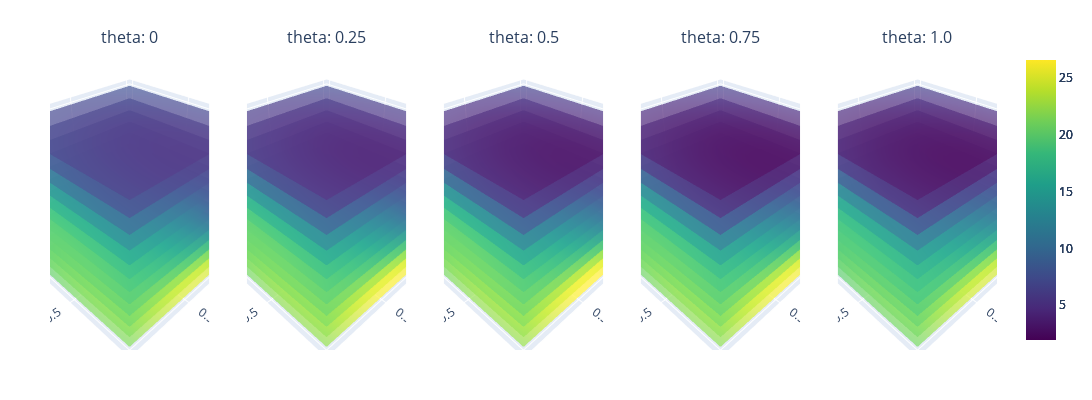

Write notebook code for a chart like this one.
### Code cell
original_bounds = torch.tensor([[x_all[:,0].min(), x_all[:,1].min(), x_all[:,2].min(), x_all[:,3].min()], [x_all[:,0].max(), x_all[:,1].max(), x_all[:,2].max(), x_all[:,3].max()]])
random.seed(42)
random_indices = random.sample(range(x_all.shape[0]), 10)
x_train, _ = ground_truth_pool(lhs_data)
nx_train = normalize(x_train, bounds=original_bounds) # normalized data for training

x_train_df = pd.DataFrame(x_train.numpy(), columns=['n', 'theta', 'r', 't']) # Converted dataframe of the training data
matching_index = find_nearest_rows(x_inputs,x_train_df) # THe cloeset indecies
y_train,y_train_var = ground_truth_value(matching_index) # Train_y and train y var. Variance exists is multiple of the same rows exist

nx_all = normalize(x_all,original_bounds)

# Step 1: Initialize your model
gp_model = GaussianModelC(x_train=nx_train, y_train=y_train, y_train_var=y_train_var, bounds=original_bounds)

# Step 2: Initialize Plotting class
variable_combinations = [('n', 'r', 't'), ('theta', 'r', 't'), ('n', 't', 'theta')]
plotting = Plotting(gp_model, variable_combinations=variable_combinations)

combination = variable_combinations[0]

minmax = [y_train.min(), y_train.max()]
plotting.sliced_plotting(combination, minmax)

### Figure 1 — Plotly figure (JSON) as saved in the notebook; plotly's stock layout.template omitted (floating-point values rounded to 4 significant figures; data arrays with more than 128 entries replaced by an {"elided": "..."} marker saying what was removed)
{"data": [{"cmax": 26.55, "cmin": 1.95, "colorscale": [[0, "#440154"], [0.1111, "#482878"], [0.2222, "#3e4989"], [0.3333, "#31688e"], [0.4444, "#26828e"], [0.5556, "#1f9e89"], [0.6667, "#35b779"], [0.7778, "#6ece58"], [0.8889, "#b5de2b"], [1, "#fde725"]], "opacity": 0.7, "scene": "scene", "showscale": true, "surfacecolor": {"elided": "20x20 float values"}, "type": "surface", "x": {"elided": "20x20 float values"}, "y": {"elided": "20x20 float values"}, "z": {"elided": "20x20 float values"}}, {"cmax": 26.55, "cmin": 1.95, "colorscale": [[0, "#440154"], [0.1111, "#482878"], [0.2222, "#3e4989"], [0.3333, "#31688e"], [0.4444, "#26828e"], [0.5556, "#1f9e89"], [0.6667, "#35b779"], [0.7778, "#6ece58"], [0.8889, "#b5de2b"], [1, "#fde725"]], "opacity": 0.7, "scene": "scene2", "showscale": true, "surfacecolor": {"elided": "20x20 float values"}, "type": "surface", "x": {"elided": "20x20 float values"}, "y": {"elided": "20x20 float values"}, "z": {"elided": "20x20 float values"}}, {"cmax": 26.55, "cmin": 1.95, "colorscale": [[0, "#440154"], [0.1111, "#482878"], [0.2222, "#3e4989"], [0.3333, "#31688e"], [0.4444, "#26828e"], [0.5556, "#1f9e89"], [0.6667, "#35b779"], [0.7778, "#6ece58"], [0.8889, "#b5de2b"], [1, "#fde725"]], "opacity": 0.7, "scene": "scene3", "showscale": true, "surfacecolor": {"elided": "20x20 float values"}, "type": "surface", "x": {"elided": "20x20 float values"}, "y": {"elided": "20x20 float values"}, "z": {"elided": "20x20 float values"}}, {"cmax": 26.55, "cmin": 1.95, "colorscale": [[0, "#440154"], [0.1111, "#482878"], [0.2222, "#3e4989"], [0.3333, "#31688e"], [0.4444, "#26828e"], [0.5556, "#1f9e89"], [0.6667, "#35b779"], [0.7778, "#6ece58"], [0.8889, "#b5de2b"], [1, "#fde725"]], "opacity": 0.7, "scene": "scene4", "showscale": true, "surfacecolor": {"elided": "20x20 float values"}, "type": "surface", "x": {"elided": "20x20 float values"}, "y": {"elided": "20x20 float values"}, "z": {"elided": "20x20 float values"}}, {"cmax": 26.55, "cmin": 1.95, "colorscale": [[0, "#440154"], [0.1111, "#482878"], [0.2222, "#3e4989"], [0.3333, "#31688e"], [0.4444, "#26828e"], [0.5556, "#1f9e89"], [0.6667, "#35b779"], [0.7778, "#6ece58"], [0.8889, "#b5de2b"], [1, "#fde725"]], "opacity": 0.7, "scene": "scene5", "showscale": true, "surfacecolor": {"elided": "20x20 float values"}, "type": "surface", "x": {"elided": "20x20 float values"}, "y": {"elided": "20x20 float values"}, "z": {"elided": "20x20 float values"}}, {"cmax": 26.55, "cmin": 1.95, "colorscale": [[0, "#440154"], [0.1111, "#482878"], [0.2222, "#3e4989"], [0.3333, "#31688e"], [0.4444, "#26828e"], [0.5556, "#1f9e89"], [0.6667, "#35b779"], [0.7778, "#6ece58"], [0.8889, "#b5de2b"], [1, "#fde725"]], "opacity": 0.7, "scene": "scene", "showscale": false, "surfacecolor": {"elided": "20x20 float values"}, "type": "surface", "x": {"elided": "20x20 float values"}, "y": {"elided": "20x20 float values"}, "z": {"elided": "20x20 float values"}}, {"cmax": 26.55, "cmin": 1.95, "colorscale": [[0, "#440154"], [0.1111, "#482878"], [0.2222, "#3e4989"], [0.3333, "#31688e"], [0.4444, "#26828e"], [0.5556, "#1f9e89"], [0.6667, "#35b779"], [0.7778, "#6ece58"], [0.8889, "#b5de2b"], [1, "#fde725"]], "opacity": 0.7, "scene": "scene2", "showscale": false, "surfacecolor": {"elided": "20x20 float values"}, "type": "surface", "x": {"elided": "20x20 float values"}, "y": {"elided": "20x20 float values"}, "z": {"elided": "20x20 float values"}}, {"cmax": 26.55, "cmin": 1.95, "colorscale": [[0, "#440154"], [0.1111, "#482878"], [0.2222, "#3e4989"], [0.3333, "#31688e"], [0.4444, "#26828e"], [0.5556, "#1f9e89"], [0.6667, "#35b779"], [0.7778, "#6ece58"], [0.8889, "#b5de2b"], [1, "#fde725"]], "opacity": 0.7, "scene": "scene3", "showscale": false, "surfacecolor": {"elided": "20x20 float values"}, "type": "surface", "x": {"elided": "20x20 float values"}, "y": {"elided": "20x20 float values"}, "z": {"elided": "20x20 float values"}}, {"cmax": 26.55, "cmin": 1.95, "colorscale": [[0, "#440154"], [0.1111, "#482878"], [0.2222, "#3e4989"], [0.3333, "#31688e"], [0.4444, "#26828e"], [0.5556, "#1f9e89"], [0.6667, "#35b779"], [0.7778, "#6ece58"], [0.8889, "#b5de2b"], [1, "#fde725"]], "opacity": 0.7, "scene": "scene4", "showscale": false, "surfacecolor": {"elided": "20x20 float values"}, "type": "surface", "x": {"elided": "20x20 float values"}, "y": {"elided": "20x20 float values"}, "z": {"elided": "20x20 float values"}}, {"cmax": 26.55, "cmin": 1.95, "colorscale": [[0, "#440154"], [0.1111, "#482878"], [0.2222, "#3e4989"], [0.3333, "#31688e"], [0.4444, "#26828e"], [0.5556, "#1f9e89"], [0.6667, "#35b779"], [0.7778, "#6ece58"], [0.8889, "#b5de2b"], [1, "#fde725"]], "opacity": 0.7, "scene": "scene5", "showscale": false, "surfacecolor": {"elided": "20x20 float values"}, "type": "surface", "x": {"elided": "20x20 float values"}, "y": {"elided": "20x20 float values"}, "z": {"elided": "20x20 float values"}}, {"cmax": 26.55, "cmin": 1.95, "colorscale": [[0, "#440154"], [0.1111, "#482878"], [0.2222, "#3e4989"], [0.3333, "#31688e"], [0.4444, "#26828e"], [0.5556, "#1f9e89"], [0.6667, "#35b779"], [0.7778, "#6ece58"], [0.8889, "#b5de2b"], [1, "#fde725"]], "opacity": 0.7, "scene": "scene", "showscale": false, "surfacecolor": {"elided": "20x20 float values"}, "type": "surface", "x": {"elided": "20x20 float values"}, "y": {"elided": "20x20 float values"}, "z": {"elided": "20x20 float values"}}, {"cmax": 26.55, "cmin": 1.95, "colorscale": [[0, "#440154"], [0.1111, "#482878"], [0.2222, "#3e4989"], [0.3333, "#31688e"], [0.4444, "#26828e"], [0.5556, "#1f9e89"], [0.6667, "#35b779"], [0.7778, "#6ece58"], [0.8889, "#b5de2b"], [1, "#fde725"]], "opacity": 0.7, "scene": "scene2", "showscale": false, "surfacecolor": {"elided": "20x20 float values"}, "type": "surface", "x": {"elided": "20x20 float values"}, "y": {"elided": "20x20 float values"}, "z": {"elided": "20x20 float values"}}, {"cmax": 26.55, "cmin": 1.95, "colorscale": [[0, "#440154"], [0.1111, "#482878"], [0.2222, "#3e4989"], [0.3333, "#31688e"], [0.4444, "#26828e"], [0.5556, "#1f9e89"], [0.6667, "#35b779"], [0.7778, "#6ece58"], [0.8889, "#b5de2b"], [1, "#fde725"]], "opacity": 0.7, "scene": "scene3", "showscale": false, "surfacecolor": {"elided": "20x20 float values"}, "type": "surface", "x": {"elided": "20x20 float values"}, "y": {"elided": "20x20 float values"}, "z": {"elided": "20x20 float values"}}, {"cmax": 26.55, "cmin": 1.95, "colorscale": [[0, "#440154"], [0.1111, "#482878"], [0.2222, "#3e4989"], [0.3333, "#31688e"], [0.4444, "#26828e"], [0.5556, "#1f9e89"], [0.6667, "#35b779"], [0.7778, "#6ece58"], [0.8889, "#b5de2b"], [1, "#fde725"]], "opacity": 0.7, "scene": "scene4", "showscale": false, "surfacecolor": {"elided": "20x20 float values"}, "type": "surface", "x": {"elided": "20x20 float values"}, "y": {"elided": "20x20 float values"}, "z": {"elided": "20x20 float values"}}, {"cmax": 26.55, "cmin": 1.95, "colorscale": [[0, "#440154"], [0.1111, "#482878"], [0.2222, "#3e4989"], [0.3333, "#31688e"], [0.4444, "#26828e"], [0.5556, "#1f9e89"], [0.6667, "#35b779"], [0.7778, "#6ece58"], [0.8889, "#b5de2b"], [1, "#fde725"]], "opacity": 0.7, "scene": "scene5", "showscale": false, "surfacecolor": {"elided": "20x20 float values"}, "type": "surface", "x": {"elided": "20x20 float values"}, "y": {"elided": "20x20 float values"}, "z": {"elided": "20x20 float values"}}, {"cmax": 26.55, "cmin": 1.95, "colorscale": [[0, "#440154"], [0.1111, "#482878"], [0.2222, "#3e4989"], [0.3333, "#31688e"], [0.4444, "#26828e"], [0.5556, "#1f9e89"], [0.6667, "#35b779"], [0.7778, "#6ece58"], [0.8889, "#b5de2b"], [1, "#fde725"]], "opacity": 0.7, "scene": "scene", "showscale": false, "surfacecolor": {"elided": "20x20 float values"}, "type": "surface", "x": {"elided": "20x20 float values"}, "y": {"elided": "20x20 float values"}, "z": {"elided": "20x20 float values"}}, {"cmax": 26.55, "cmin": 1.95, "colorscale": [[0, "#440154"], [0.1111, "#482878"], [0.2222, "#3e4989"], [0.3333, "#31688e"], [0.4444, "#26828e"], [0.5556, "#1f9e89"], [0.6667, "#35b779"], [0.7778, "#6ece58"], [0.8889, "#b5de2b"], [1, "#fde725"]], "opacity": 0.7, "scene": "scene2", "showscale": false, "surfacecolor": {"elided": "20x20 float values"}, "type": "surface", "x": {"elided": "20x20 float values"}, "y": {"elided": "20x20 float values"}, "z": {"elided": "20x20 float values"}}, {"cmax": 26.55, "cmin": 1.95, "colorscale": [[0, "#440154"], [0.1111, "#482878"], [0.2222, "#3e4989"], [0.3333, "#31688e"], [0.4444, "#26828e"], [0.5556, "#1f9e89"], [0.6667, "#35b779"], [0.7778, "#6ece58"], [0.8889, "#b5de2b"], [1, "#fde725"]], "opacity": 0.7, "scene": "scene3", "showscale": false, "surfacecolor": {"elided": "20x20 float values"}, "type": "surface", "x": {"elided": "20x20 float values"}, "y": {"elided": "20x20 float values"}, "z": {"elided": "20x20 float values"}}, {"cmax": 26.55, "cmin": 1.95, "colorscale": [[0, "#440154"], [0.1111, "#482878"], [0.2222, "#3e4989"], [0.3333, "#31688e"], [0.4444, "#26828e"], [0.5556, "#1f9e89"], [0.6667, "#35b779"], [0.7778, "#6ece58"], [0.8889, "#b5de2b"], [1, "#fde725"]], "opacity": 0.7, "scene": "scene4", "showscale": false, "surfacecolor": {"elided": "20x20 float values"}, "type": "surface", "x": {"elided": "20x20 float values"}, "y": {"elided": "20x20 float values"}, "z": {"elided": "20x20 float values"}}, {"cmax": 26.55, "cmin": 1.95, "colorscale": [[0, "#440154"], [0.1111, "#482878"], [0.2222, "#3e4989"], [0.3333, "#31688e"], [0.4444, "#26828e"], [0.5556, "#1f9e89"], [0.6667, "#35b779"], [0.7778, "#6ece58"], [0.8889, "#b5de2b"], [1, "#fde725"]], "opacity": 0.7, "scene": "scene5", "showscale": false, "surfacecolor": {"elided": "20x20 float values"}, "type": "surface", "x": {"elided": "20x20 float values"}, "y": {"elided": "20x20 float values"}, "z": {"elided": "20x20 float values"}}, {"cmax": 26.55, "cmin": 1.95, "colorscale": [[0, "#440154"], [0.1111, "#482878"], [0.2222, "#3e4989"], [0.3333, "#31688e"], [0.4444, "#26828e"], [0.5556, "#1f9e89"], [0.6667, "#35b779"], [0.7778, "#6ece58"], [0.8889, "#b5de2b"], [1, "#fde725"]], "opacity": 0.7, "scene": "scene", "showscale": false, "surfacecolor": {"elided": "20x20 float values"}, "type": "surface", "x": {"elided": "20x20 float values"}, "y": {"elided": "20x20 float values"}, "z": {"elided": "20x20 float values"}}, {"cmax": 26.55, "cmin": 1.95, "colorscale": [[0, "#440154"], [0.1111, "#482878"], [0.2222, "#3e4989"], [0.3333, "#31688e"], [0.4444, "#26828e"], [0.5556, "#1f9e89"], [0.6667, "#35b779"], [0.7778, "#6ece58"], [0.8889, "#b5de2b"], [1, "#fde725"]], "opacity": 0.7, "scene": "scene2", "showscale": false, "surfacecolor": {"elided": "20x20 float values"}, "type": "surface", "x": {"elided": "20x20 float values"}, "y": {"elided": "20x20 float values"}, "z": {"elided": "20x20 float values"}}, {"cmax": 26.55, "cmin": 1.95, "colorscale": [[0, "#440154"], [0.1111, "#482878"], [0.2222, "#3e4989"], [0.3333, "#31688e"], [0.4444, "#26828e"], [0.5556, "#1f9e89"], [0.6667, "#35b779"], [0.7778, "#6ece58"], [0.8889, "#b5de2b"], [1, "#fde725"]], "opacity": 0.7, "scene": "scene3", "showscale": false, "surfacecolor": {"elided": "20x20 float values"}, "type": "surface", "x": {"elided": "20x20 float values"}, "y": {"elided": "20x20 float values"}, "z": {"elided": "20x20 float values"}}, {"cmax": 26.55, "cmin": 1.95, "colorscale": [[0, "#440154"], [0.1111, "#482878"], [0.2222, "#3e4989"], [0.3333, "#31688e"], [0.4444, "#26828e"], [0.5556, "#1f9e89"], [0.6667, "#35b779"], [0.7778, "#6ece58"], [0.8889, "#b5de2b"], [1, "#fde725"]], "opacity": 0.7, "scene": "scene4", "showscale": false, "surfacecolor": {"elided": "20x20 float values"}, "type": "surface", "x": {"elided": "20x20 float values"}, "y": {"elided": "20x20 float values"}, "z": {"elided": "20x20 float values"}}, {"cmax": 26.55, "cmin": 1.95, "colorscale": [[0, "#440154"], [0.1111, "#482878"], [0.2222, "#3e4989"], [0.3333, "#31688e"], [0.4444, "#26828e"], [0.5556, "#1f9e89"], [0.6667, "#35b779"], [0.7778, "#6ece58"], [0.8889, "#b5de2b"], [1, "#fde725"]], "opacity": 0.7, "scene": "scene5", "showscale": false, "surfacecolor": {"elided": "20x20 float values"}, "type": "surface", "x": {"elided": "20x20 float values"}, "y": {"elided": "20x20 float values"}, "z": {"elided": "20x20 float values"}}, {"cmax": 26.55, "cmin": 1.95, "colorscale": [[0, "#440154"], [0.1111, "#482878"], [0.2222, "#3e4989"], [0.3333, "#31688e"], [0.4444, "#26828e"], [0.5556, "#1f9e89"], [0.6667, "#35b779"], [0.7778, "#6ece58"], [0.8889, "#b5de2b"], [1, "#fde725"]], "opacity": 0.7, "scene": "scene", "showscale": false, "surfacecolor": {"elided": "20x20 float values"}, "type": "surface", "x": {"elided": "20x20 float values"}, "y": {"elided": "20x20 float values"}, "z": {"elided": "20x20 float values"}}, {"cmax": 26.55, "cmin": 1.95, "colorscale": [[0, "#440154"], [0.1111, "#482878"], [0.2222, "#3e4989"], [0.3333, "#31688e"], [0.4444, "#26828e"], [0.5556, "#1f9e89"], [0.6667, "#35b779"], [0.7778, "#6ece58"], [0.8889, "#b5de2b"], [1, "#fde725"]], "opacity": 0.7, "scene": "scene2", "showscale": false, "surfacecolor": {"elided": "20x20 float values"}, "type": "surface", "x": {"elided": "20x20 float values"}, "y": {"elided": "20x20 float values"}, "z": {"elided": "20x20 float values"}}, {"cmax": 26.55, "cmin": 1.95, "colorscale": [[0, "#440154"], [0.1111, "#482878"], [0.2222, "#3e4989"], [0.3333, "#31688e"], [0.4444, "#26828e"], [0.5556, "#1f9e89"], [0.6667, "#35b779"], [0.7778, "#6ece58"], [0.8889, "#b5de2b"], [1, "#fde725"]], "opacity": 0.7, "scene": "scene3", "showscale": false, "surfacecolor": {"elided": "20x20 float values"}, "type": "surface", "x": {"elided": "20x20 float values"}, "y": {"elided": "20x20 float values"}, "z": {"elided": "20x20 float values"}}, {"cmax": 26.55, "cmin": 1.95, "colorscale": [[0, "#440154"], [0.1111, "#482878"], [0.2222, "#3e4989"], [0.3333, "#31688e"], [0.4444, "#26828e"], [0.5556, "#1f9e89"], [0.6667, "#35b779"], [0.7778, "#6ece58"], [0.8889, "#b5de2b"], [1, "#fde725"]], "opacity": 0.7, "scene": "scene4", "showscale": false, "surfacecolor": {"elided": "20x20 float values"}, "type": "surface", "x": {"elided": "20x20 float values"}, "y": {"elided": "20x20 float values"}, "z": {"elided": "20x20 float values"}}, {"cmax": 26.55, "cmin": 1.95, "colorscale": [[0, "#440154"], [0.1111, "#482878"], [0.2222, "#3e4989"], [0.3333, "#31688e"], [0.4444, "#26828e"], [0.5556, "#1f9e89"], [0.6667, "#35b779"], [0.7778, "#6ece58"], [0.8889, "#b5de2b"], [1, "#fde725"]], "opacity": 0.7, "scene": "scene5", "showscale": false, "surfacecolor": {"elided": "20x20 float values"}, "type": "surface", "x": {"elided": "20x20 float values"}, "y": {"elided": "20x20 float values"}, "z": {"elided": "20x20 float values"}}, {"cmax": 26.55, "cmin": 1.95, "colorscale": [[0, "#440154"], [0.1111, "#482878"], [0.2222, "#3e4989"], [0.3333, "#31688e"], [0.4444, "#26828e"], [0.5556, "#1f9e89"], [0.6667, "#35b779"], [0.7778, "#6ece58"], [0.8889, "#b5de2b"], [1, "#fde725"]], "opacity": 0.7, "scene": "scene", "showscale": false, "surfacecolor": {"elided": "20x20 float values"}, "type": "surface", "x": {"elided": "20x20 float values"}, "y": {"elided": "20x20 float values"}, "z": {"elided": "20x20 float values"}}, {"cmax": 26.55, "cmin": 1.95, "colorscale": [[0, "#440154"], [0.1111, "#482878"], [0.2222, "#3e4989"], [0.3333, "#31688e"], [0.4444, "#26828e"], [0.5556, "#1f9e89"], [0.6667, "#35b779"], [0.7778, "#6ece58"], [0.8889, "#b5de2b"], [1, "#fde725"]], "opacity": 0.7, "scene": "scene2", "showscale": false, "surfacecolor": {"elided": "20x20 float values"}, "type": "surface", "x": {"elided": "20x20 float values"}, "y": {"elided": "20x20 float values"}, "z": {"elided": "20x20 float values"}}, {"cmax": 26.55, "cmin": 1.95, "colorscale": [[0, "#440154"], [0.1111, "#482878"], [0.2222, "#3e4989"], [0.3333, "#31688e"], [0.4444, "#26828e"], [0.5556, "#1f9e89"], [0.6667, "#35b779"], [0.7778, "#6ece58"], [0.8889, "#b5de2b"], [1, "#fde725"]], "opacity": 0.7, "scene": "scene3", "showscale": false, "surfacecolor": {"elided": "20x20 float values"}, "type": "surface", "x": {"elided": "20x20 float values"}, "y": {"elided": "20x20 float values"}, "z": {"elided": "20x20 float values"}}, {"cmax": 26.55, "cmin": 1.95, "colorscale": [[0, "#440154"], [0.1111, "#482878"], [0.2222, "#3e4989"], [0.3333, "#31688e"], [0.4444, "#26828e"], [0.5556, "#1f9e89"], [0.6667, "#35b779"], [0.7778, "#6ece58"], [0.8889, "#b5de2b"], [1, "#fde725"]], "opacity": 0.7, "scene": "scene4", "showscale": false, "surfacecolor": {"elided": "20x20 float values"}, "type": "surface", "x": {"elided": "20x20 float values"}, "y": {"elided": "20x20 float values"}, "z": {"elided": "20x20 float values"}}, {"cmax": 26.55, "cmin": 1.95, "colorscale": [[0, "#440154"], [0.1111, "#482878"], [0.2222, "#3e4989"], [0.3333, "#31688e"], [0.4444, "#26828e"], [0.5556, "#1f9e89"], [0.6667, "#35b779"], [0.7778, "#6ece58"], [0.8889, "#b5de2b"], [1, "#fde725"]], "opacity": 0.7, "scene": "scene5", "showscale": false, "surfacecolor": {"elided": "20x20 float values"}, "type": "surface", "x": {"elided": "20x20 float values"}, "y": {"elided": "20x20 float values"}, "z": {"elided": "20x20 float values"}}, {"cmax": 26.55, "cmin": 1.95, "colorscale": [[0, "#440154"], [0.1111, "#482878"], [0.2222, "#3e4989"], [0.3333, "#31688e"], [0.4444, "#26828e"], [0.5556, "#1f9e89"], [0.6667, "#35b779"], [0.7778, "#6ece58"], [0.8889, "#b5de2b"], [1, "#fde725"]], "opacity": 0.7, "scene": "scene", "showscale": false, "surfacecolor": {"elided": "20x20 float values"}, "type": "surface", "x": {"elided": "20x20 float values"}, "y": {"elided": "20x20 float values"}, "z": {"elided": "20x20 float values"}}, {"cmax": 26.55, "cmin": 1.95, "colorscale": [[0, "#440154"], [0.1111, "#482878"], [0.2222, "#3e4989"], [0.3333, "#31688e"], [0.4444, "#26828e"], [0.5556, "#1f9e89"], [0.6667, "#35b779"], [0.7778, "#6ece58"], [0.8889, "#b5de2b"], [1, "#fde725"]], "opacity": 0.7, "scene": "scene2", "showscale": false, "surfacecolor": {"elided": "20x20 float values"}, "type": "surface", "x": {"elided": "20x20 float values"}, "y": {"elided": "20x20 float values"}, "z": {"elided": "20x20 float values"}}, {"cmax": 26.55, "cmin": 1.95, "colorscale": [[0, "#440154"], [0.1111, "#482878"], [0.2222, "#3e4989"], [0.3333, "#31688e"], [0.4444, "#26828e"], [0.5556, "#1f9e89"], [0.6667, "#35b779"], [0.7778, "#6ece58"], [0.8889, "#b5de2b"], [1, "#fde725"]], "opacity": 0.7, "scene": "scene3", "showscale": false, "surfacecolor": {"elided": "20x20 float values"}, "type": "surface", "x": {"elided": "20x20 float values"}, "y": {"elided": "20x20 float values"}, "z": {"elided": "20x20 float values"}}, {"cmax": 26.55, "cmin": 1.95, "colorscale": [[0, "#440154"], [0.1111, "#482878"], [0.2222, "#3e4989"], [0.3333, "#31688e"], [0.4444, "#26828e"], [0.5556, "#1f9e89"], [0.6667, "#35b779"], [0.7778, "#6ece58"], [0.8889, "#b5de2b"], [1, "#fde725"]], "opacity": 0.7, "scene": "scene4", "showscale": false, "surfacecolor": {"elided": "20x20 float values"}, "type": "surface", "x": {"elided": "20x20 float values"}, "y": {"elided": "20x20 float values"}, "z": {"elided": "20x20 float values"}}, {"cmax": 26.55, "cmin": 1.95, "colorscale": [[0, "#440154"], [0.1111, "#482878"], [0.2222, "#3e4989"], [0.3333, "#31688e"], [0.4444, "#26828e"], [0.5556, "#1f9e89"], [0.6667, "#35b779"], [0.7778, "#6ece58"], [0.8889, "#b5de2b"], [1, "#fde725"]], "opacity": 0.7, "scene": "scene5", "showscale": false, "surfacecolor": {"elided": "20x20 float values"}, "type": "surface", "x": {"elided": "20x20 float values"}, "y": {"elided": "20x20 float values"}, "z": {"elided": "20x20 float values"}}, {"cmax": 26.55, "cmin": 1.95, "colorscale": [[0, "#440154"], [0.1111, "#482878"], [0.2222, "#3e4989"], [0.3333, "#31688e"], [0.4444, "#26828e"], [0.5556, "#1f9e89"], [0.6667, "#35b779"], [0.7778, "#6ece58"], [0.8889, "#b5de2b"], [1, "#fde725"]], "opacity": 0.7, "scene": "scene", "showscale": false, "surfacecolor": {"elided": "20x20 float values"}, "type": "surface", "x": {"elided": "20x20 float values"}, "y": {"elided": "20x20 float values"}, "z": {"elided": "20x20 float values"}}, {"cmax": 26.55, "cmin": 1.95, "colorscale": [[0, "#440154"], [0.1111, "#482878"], [0.2222, "#3e4989"], [0.3333, "#31688e"], [0.4444, "#26828e"], [0.5556, "#1f9e89"], [0.6667, "#35b779"], [0.7778, "#6ece58"], [0.8889, "#b5de2b"], [1, "#fde725"]], "opacity": 0.7, "scene": "scene2", "showscale": false, "surfacecolor": {"elided": "20x20 float values"}, "type": "surface", "x": {"elided": "20x20 float values"}, "y": {"elided": "20x20 float values"}, "z": {"elided": "20x20 float values"}}, {"cmax": 26.55, "cmin": 1.95, "colorscale": [[0, "#440154"], [0.1111, "#482878"], [0.2222, "#3e4989"], [0.3333, "#31688e"], [0.4444, "#26828e"], [0.5556, "#1f9e89"], [0.6667, "#35b779"], [0.7778, "#6ece58"], [0.8889, "#b5de2b"], [1, "#fde725"]], "opacity": 0.7, "scene": "scene3", "showscale": false, "surfacecolor": {"elided": "20x20 float values"}, "type": "surface", "x": {"elided": "20x20 float values"}, "y": {"elided": "20x20 float values"}, "z": {"elided": "20x20 float values"}}, {"cmax": 26.55, "cmin": 1.95, "colorscale": [[0, "#440154"], [0.1111, "#482878"], [0.2222, "#3e4989"], [0.3333, "#31688e"], [0.4444, "#26828e"], [0.5556, "#1f9e89"], [0.6667, "#35b779"], [0.7778, "#6ece58"], [0.8889, "#b5de2b"], [1, "#fde725"]], "opacity": 0.7, "scene": "scene4", "showscale": false, "surfacecolor": {"elided": "20x20 float values"}, "type": "surface", "x": {"elided": "20x20 float values"}, "y": {"elided": "20x20 float values"}, "z": {"elided": "20x20 float values"}}, {"cmax": 26.55, "cmin": 1.95, "colorscale": [[0, "#440154"], [0.1111, "#482878"], [0.2222, "#3e4989"], [0.3333, "#31688e"], [0.4444, "#26828e"], [0.5556, "#1f9e89"], [0.6667, "#35b779"], [0.7778, "#6ece58"], [0.8889, "#b5de2b"], [1, "#fde725"]], "opacity": 0.7, "scene": "scene5", "showscale": false, "surfacecolor": {"elided": "20x20 float values"}, "type": "surface", "x": {"elided": "20x20 float values"}, "y": {"elided": "20x20 float values"}, "z": {"elided": "20x20 float values"}}, {"cmax": 26.55, "cmin": 1.95, "colorscale": [[0, "#440154"], [0.1111, "#482878"], [0.2222, "#3e4989"], [0.3333, "#31688e"], [0.4444, "#26828e"], [0.5556, "#1f9e89"], [0.6667, "#35b779"], [0.7778, "#6ece58"], [0.8889, "#b5de2b"], [1, "#fde725"]], "opacity": 0.7, "scene": "scene", "showscale": false, "surfacecolor": {"elided": "20x20 float values"}, "type": "surface", "x": {"elided": "20x20 float values"}, "y": {"elided": "20x20 float values"}, "z": {"elided": "20x20 float values"}}, {"cmax": 26.55, "cmin": 1.95, "colorscale": [[0, "#440154"], [0.1111, "#482878"], [0.2222, "#3e4989"], [0.3333, "#31688e"], [0.4444, "#26828e"], [0.5556, "#1f9e89"], [0.6667, "#35b779"], [0.7778, "#6ece58"], [0.8889, "#b5de2b"], [1, "#fde725"]], "opacity": 0.7, "scene": "scene2", "showscale": false, "surfacecolor": {"elided": "20x20 float values"}, "type": "surface", "x": {"elided": "20x20 float values"}, "y": {"elided": "20x20 float values"}, "z": {"elided": "20x20 float values"}}, {"cmax": 26.55, "cmin": 1.95, "colorscale": [[0, "#440154"], [0.1111, "#482878"], [0.2222, "#3e4989"], [0.3333, "#31688e"], [0.4444, "#26828e"], [0.5556, "#1f9e89"], [0.6667, "#35b779"], [0.7778, "#6ece58"], [0.8889, "#b5de2b"], [1, "#fde725"]], "opacity": 0.7, "scene": "scene3", "showscale": false, "surfacecolor": {"elided": "20x20 float values"}, "type": "surface", "x": {"elided": "20x20 float values"}, "y": {"elided": "20x20 float values"}, "z": {"elided": "20x20 float values"}}, {"cmax": 26.55, "cmin": 1.95, "colorscale": [[0, "#440154"], [0.1111, "#482878"], [0.2222, "#3e4989"], [0.3333, "#31688e"], [0.4444, "#26828e"], [0.5556, "#1f9e89"], [0.6667, "#35b779"], [0.7778, "#6ece58"], [0.8889, "#b5de2b"], [1, "#fde725"]], "opacity": 0.7, "scene": "scene4", "showscale": false, "surfacecolor": {"elided": "20x20 float values"}, "type": "surface", "x": {"elided": "20x20 float values"}, "y": {"elided": "20x20 float values"}, "z": {"elided": "20x20 float values"}}, {"cmax": 26.55, "cmin": 1.95, "colorscale": [[0, "#440154"], [0.1111, "#482878"], [0.2222, "#3e4989"], [0.3333, "#31688e"], [0.4444, "#26828e"], [0.5556, "#1f9e89"], [0.6667, "#35b779"], [0.7778, "#6ece58"], [0.8889, "#b5de2b"], [1, "#fde725"]], "opacity": 0.7, "scene": "scene5", "showscale": false, "surfacecolor": {"elided": "20x20 float values"}, "type": "surface", "x": {"elided": "20x20 float values"}, "y": {"elided": "20x20 float values"}, "z": {"elided": "20x20 float values"}}, {"cmax": 26.55, "cmin": 1.95, "colorscale": [[0, "#440154"], [0.1111, "#482878"], [0.2222, "#3e4989"], [0.3333, "#31688e"], [0.4444, "#26828e"], [0.5556, "#1f9e89"], [0.6667, "#35b779"], [0.7778, "#6ece58"], [0.8889, "#b5de2b"], [1, "#fde725"]], "opacity": 0.7, "scene": "scene", "showscale": false, "surfacecolor": {"elided": "20x20 float values"}, "type": "surface", "x": {"elided": "20x20 float values"}, "y": {"elided": "20x20 float values"}, "z": {"elided": "20x20 float values"}}, {"cmax": 26.55, "cmin": 1.95, "colorscale": [[0, "#440154"], [0.1111, "#482878"], [0.2222, "#3e4989"], [0.3333, "#31688e"], [0.4444, "#26828e"], [0.5556, "#1f9e89"], [0.6667, "#35b779"], [0.7778, "#6ece58"], [0.8889, "#b5de2b"], [1, "#fde725"]], "opacity": 0.7, "scene": "scene2", "showscale": false, "surfacecolor": {"elided": "20x20 float values"}, "type": "surface", "x": {"elided": "20x20 float values"}, "y": {"elided": "20x20 float values"}, "z": {"elided": "20x20 float values"}}, {"cmax": 26.55, "cmin": 1.95, "colorscale": [[0, "#440154"], [0.1111, "#482878"], [0.2222, "#3e4989"], [0.3333, "#31688e"], [0.4444, "#26828e"], [0.5556, "#1f9e89"], [0.6667, "#35b779"], [0.7778, "#6ece58"], [0.8889, "#b5de2b"], [1, "#fde725"]], "opacity": 0.7, "scene": "scene3", "showscale": false, "surfacecolor": {"elided": "20x20 float values"}, "type": "surface", "x": {"elided": "20x20 float values"}, "y": {"elided": "20x20 float values"}, "z": {"elided": "20x20 float values"}}, {"cmax": 26.55, "cmin": 1.95, "colorscale": [[0, "#440154"], [0.1111, "#482878"], [0.2222, "#3e4989"], [0.3333, "#31688e"], [0.4444, "#26828e"], [0.5556, "#1f9e89"], [0.6667, "#35b779"], [0.7778, "#6ece58"], [0.8889, "#b5de2b"], [1, "#fde725"]], "opacity": 0.7, "scene": "scene4", "showscale": false, "surfacecolor": {"elided": "20x20 float values"}, "type": "surface", "x": {"elided": "20x20 float values"}, "y": {"elided": "20x20 float values"}, "z": {"elided": "20x20 float values"}}, {"cmax": 26.55, "cmin": 1.95, "colorscale": [[0, "#440154"], [0.1111, "#482878"], [0.2222, "#3e4989"], [0.3333, "#31688e"], [0.4444, "#26828e"], [0.5556, "#1f9e89"], [0.6667, "#35b779"], [0.7778, "#6ece58"], [0.8889, "#b5de2b"], [1, "#fde725"]], "opacity": 0.7, "scene": "scene5", "showscale": false, "surfacecolor": {"elided": "20x20 float values"}, "type": "surface", "x": {"elided": "20x20 float values"}, "y": {"elided": "20x20 float values"}, "z": {"elided": "20x20 float values"}}, {"cmax": 26.55, "cmin": 1.95, "colorscale": [[0, "#440154"], [0.1111, "#482878"], [0.2222, "#3e4989"], [0.3333, "#31688e"], [0.4444, "#26828e"], [0.5556, "#1f9e89"], [0.6667, "#35b779"], [0.7778, "#6ece58"], [0.8889, "#b5de2b"], [1, "#fde725"]], "opacity": 0.7, "scene": "scene", "showscale": false, "surfacecolor": {"elided": "20x20 float values"}, "type": "surface", "x": {"elided": "20x20 float values"}, "y": {"elided": "20x20 float values"}, "z": {"elided": "20x20 float values"}}, {"cmax": 26.55, "cmin": 1.95, "colorscale": [[0, "#440154"], [0.1111, "#482878"], [0.2222, "#3e4989"], [0.3333, "#31688e"], [0.4444, "#26828e"], [0.5556, "#1f9e89"], [0.6667, "#35b779"], [0.7778, "#6ece58"], [0.8889, "#b5de2b"], [1, "#fde725"]], "opacity": 0.7, "scene": "scene2", "showscale": false, "surfacecolor": {"elided": "20x20 float values"}, "type": "surface", "x": {"elided": "20x20 float values"}, "y": {"elided": "20x20 float values"}, "z": {"elided": "20x20 float values"}}, {"cmax": 26.55, "cmin": 1.95, "colorscale": [[0, "#440154"], [0.1111, "#482878"], [0.2222, "#3e4989"], [0.3333, "#31688e"], [0.4444, "#26828e"], [0.5556, "#1f9e89"], [0.6667, "#35b779"], [0.7778, "#6ece58"], [0.8889, "#b5de2b"], [1, "#fde725"]], "opacity": 0.7, "scene": "scene3", "showscale": false, "surfacecolor": {"elided": "20x20 float values"}, "type": "surface", "x": {"elided": "20x20 float values"}, "y": {"elided": "20x20 float values"}, "z": {"elided": "20x20 float values"}}, {"cmax": 26.55, "cmin": 1.95, "colorscale": [[0, "#440154"], [0.1111, "#482878"], [0.2222, "#3e4989"], [0.3333, "#31688e"], [0.4444, "#26828e"], [0.5556, "#1f9e89"], [0.6667, "#35b779"], [0.7778, "#6ece58"], [0.8889, "#b5de2b"], [1, "#fde725"]], "opacity": 0.7, "scene": "scene4", "showscale": false, "surfacecolor": {"elided": "20x20 float values"}, "type": "surface", "x": {"elided": "20x20 float values"}, "y": {"elided": "20x20 float values"}, "z": {"elided": "20x20 float values"}}, {"cmax": 26.55, "cmin": 1.95, "colorscale": [[0, "#440154"], [0.1111, "#482878"], [0.2222, "#3e4989"], [0.3333, "#31688e"], [0.4444, "#26828e"], [0.5556, "#1f9e89"], [0.6667, "#35b779"], [0.7778, "#6ece58"], [0.8889, "#b5de2b"], [1, "#fde725"]], "opacity": 0.7, "scene": "scene5", "showscale": false, "surfacecolor": {"elided": "20x20 float values"}, "type": "surface", "x": {"elided": "20x20 float values"}, "y": {"elided": "20x20 float values"}, "z": {"elided": "20x20 float values"}}], "layout": {"annotations": [{"font": {"size": 16}, "showarrow": false, "text": "theta: 0", "x": 0.084, "xanchor": "center", "xref": "paper", "y": 1, "yanchor": "bottom", "yref": "paper"}, {"font": {"size": 16}, "showarrow": false, "text": "theta: 0.25", "x": 0.292, "xanchor": "center", "xref": "paper", "y": 1, "yanchor": "bottom", "yref": "paper"}, {"font": {"size": 16}, "showarrow": false, "text": "theta: 0.5", "x": 0.5, "xanchor": "center", "xref": "paper", "y": 1, "yanchor": "bottom", "yref": "paper"}, {"font": {"size": 16}, "showarrow": false, "text": "theta: 0.75", "x": 0.708, "xanchor": "center", "xref": "paper", "y": 1, "yanchor": "bottom", "yref": "paper"}, {"font": {"size": 16}, "showarrow": false, "text": "theta: 1.0", "x": 0.916, "xanchor": "center", "xref": "paper", "y": 1, "yanchor": "bottom", "yref": "paper"}], "height": 400, "margin": {"b": 50, "l": 50, "r": 50, "t": 50}, "scene": {"domain": {"x": [0, 0.168], "y": [0, 1]}, "xaxis": {"title": {"text": "n"}}, "yaxis": {"title": {"text": "r"}}, "zaxis": {"title": {"text": "t"}}}, "scene2": {"domain": {"x": [0.208, 0.376], "y": [0, 1]}, "xaxis": {"title": {"text": "n"}}, "yaxis": {"title": {"text": "r"}}, "zaxis": {"title": {"text": "t"}}}, "scene3": {"domain": {"x": [0.416, 0.584], "y": [0, 1]}, "xaxis": {"title": {"text": "n"}}, "yaxis": {"title": {"text": "r"}}, "zaxis": {"title": {"text": "t"}}}, "scene4": {"domain": {"x": [0.624, 0.792], "y": [0, 1]}, "xaxis": {"title": {"text": "n"}}, "yaxis": {"title": {"text": "r"}}, "zaxis": {"title": {"text": "t"}}}, "scene5": {"domain": {"x": [0.832, 1], "y": [0, 1]}, "xaxis": {"title": {"text": "n"}}, "yaxis": {"title": {"text": "r"}}, "zaxis": {"title": {"text": "t"}}}, "width": 1300}}
